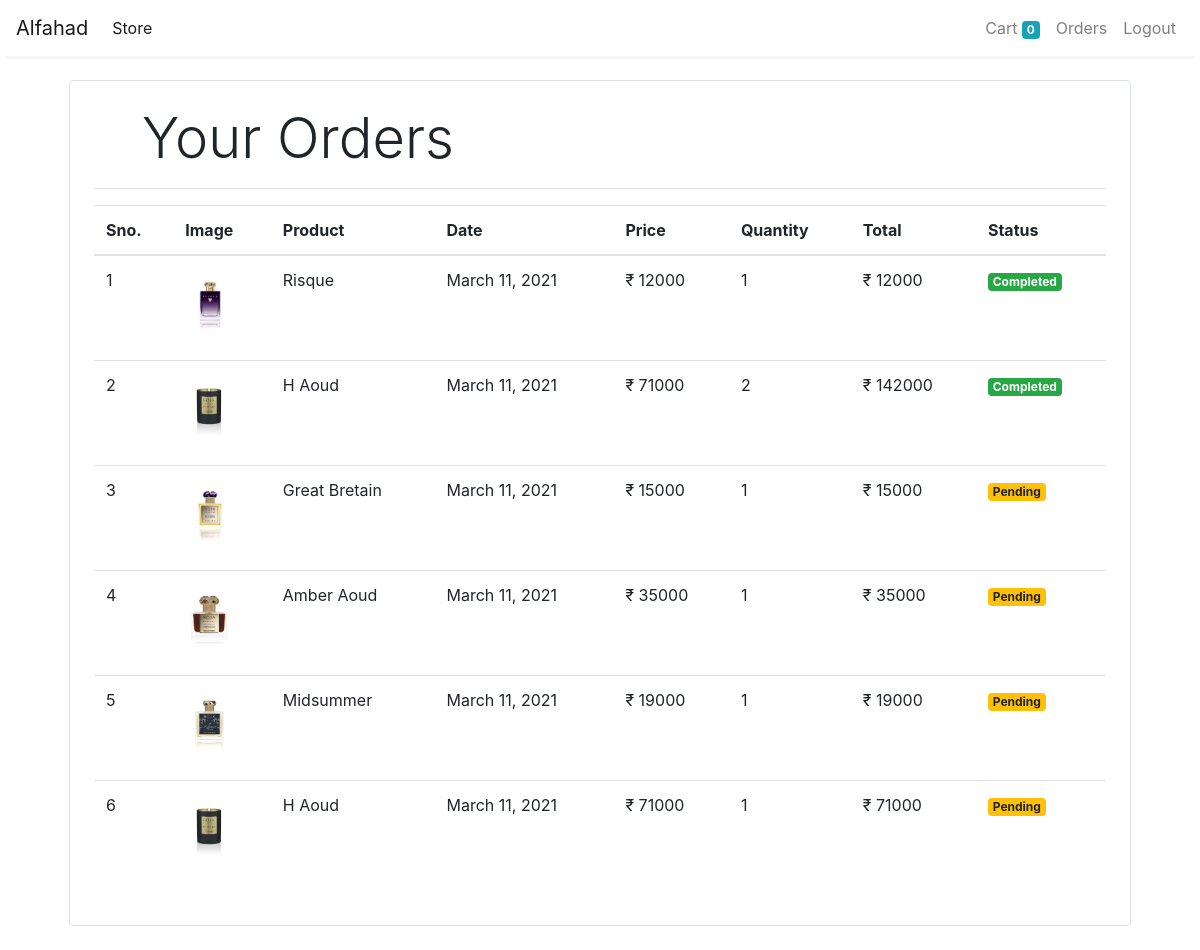
/orders (signed in), run on the app's committed database.
### store/models/orders.py (models this page shows, shortened)
class Order(models.Model):
    product = models.ForeignKey(Product,
                                on_delete=models.CASCADE)
    customer = models.ForeignKey(Customer,
                                 on_delete=models.CASCADE)
    quantity = models.IntegerField(default=1)
    price = models.IntegerField()
    address = models.CharField(max_length=50, default='', blank=True)
    phone = models.CharField(max_length=50, default='', blank=True)
    date = models.DateField(default=datetime.datetime.today)
    status = models.BooleanField(default=False)
    def __str__(self):
        return str(self.customer) +" purchased " + str(self.product.name)
    @staticmethod
    def get_orders_by_customer(customer_id):
        return Order.objects.filter(customer=customer_id).order_by('-date')

### store/models/product.py (models this page shows, shortened)
class Product(models.Model):
    name = models.CharField(max_length=50)
    price = models.IntegerField(default=0)
    category = models.ForeignKey(Category, on_delete=models.CASCADE, default=1)
    description = models.CharField(max_length=200, default='' , null=True , blank=True)
    image = models.ImageField(upload_to='uploads/products/')

### store/middlewares/auth.py (the view)
    def middleware(request):
        print(request.session.get('customer'))
        returnUrl = request.META['PATH_INFO']
        print(request.META['PATH_INFO'])
        if not request.session.get('customer'):
           return redirect(f'login?return_url={returnUrl}')
        response = get_response(request)
        return response

### store/models/customer.py (called while the page is built)
    def __str__(self):
        return self.first_name

### store/templatetags/custom_filter.py (called while the page is built)
@register.filter(name='currency')
def currency(number):
    return "₹ "+str(number)

@register.filter(name='multiply')
def multiply(number , number1):
    return number * number1

### store/views/orders.py (called while the page is built)
    def get(self , request ):
        customer = request.session.get('customer')
        orders = Order.get_orders_by_customer(customer)
        print(orders)
        return render(request , 'orders.html'  , {'orders' : orders})

### store/templates/orders.html
{% extends 'base.html' %}
{% block content %}
{% load cart %}
{% load custom_filter %}
<div class="container">
   <div class="border rounded p-4 m-4">
        <p class="display-4 pl-4 ml-4">Your Orders</p>
        <hr>
        <table class="table">
            <thead>
                <tr>
                    <th>Sno.</th>
                    <th>Image</th>
                    <th>Product</th>
                    <th>Date</th>
                    <th>Price</th>
                    <th>Quantity</th>
                    <th>Total</th>
                    <th>Status</th>
                </tr>
            </thead>
            <tbody>
                {% for order in orders %}
                <tr>
                    <td>{{forloop.counter}}</td>
                    <td><img style="height: 80px;" class="rounded-circle" src="{{order.product.image.url}}" alt=""></td>
                    <td>{{order.product.name}}</td>
                    <td>{{order.date}}</td>
                    <td>{{order.price|currency}}</td>
                    <td>{{order.quantity}}</td>
                    <td>{{order.quantity|multiply:order.price|currency}}</td>
                    {% if order.status %}
                    <td><small class="badge badge-success">Completed</small></td>
                    {%else%}
                    <td><small class="badge badge-warning">Pending</small></td>
                    {% endif %}
                </tr>
                {% endfor %}
            </tbody>
        </table>
   </div>
</div>
{% endblock %}

### store/templates/base.html (shortened to what this page needs)
<!doctype html>
<html lang="en">
<head>
  <link rel="stylesheet" href="https://maxcdn.bootstrapcdn.com/bootstrap/4.0.0/css/bootstrap.min.css"
>
</head>
<body>
  <nav class="one-edge-shadow
  sticky-top navbar
  navbar-expand-lg
   navbar-light bg-white">
    <a class="navbar-brand" href="/">Alfahad </a>
    <div class="collapse navbar-collapse" id="navbarSupportedContent">
      <ul class="navbar-nav mr-auto">
        <li class="nav-item active">
          <a class="nav-link" href="/store">Store <span class="sr-only">(current)</span></a>
        </li>
      </ul>
      <ul class=" navbar-nav my-2 my-lg-0">
        <li class="nav-item ">
          <a class="nav-link" href="/cart">Cart
            <span class="badge badge-info">{{request.session.cart.keys|length}}</span>
            <span class="sr-only">(current)</span></a>
        </li>
        {% if request.session.customer %}
        <li class="nav-item ">
          <a class="nav-link" href="/orders">Orders<span class="sr-only">(current)</span></a>
        </li>
        <li class="nav-item ">
          <a class="nav-link" href="/logout">Logout<span class="sr-only">(current)</span></a>
        </li>
        {% endif %}
      </ul>
    </div>
  </nav>
    {% block content %}{% endblock %}
</body>
</html>

### store/templates/base.html (style rules this page uses)
nav { background-color: white; }
.one-edge-shadow { box-shadow: 0 8px 2px -5px rgb(246, 245, 245); }

### data on the page
Order: product.image (picture), product.name "Risque", date "March 11, 2021", price "₹ 12000", quantity "1", quantity|multiply "₹ 12000", status "Completed"
Order: product.image (picture), product.name "H Aoud", date "March 11, 2021", price "₹ 71000", quantity "2", quantity|multiply "₹ 142000", status "Completed"
Order: product.image (picture), product.name "Great Bretain", date "March 11, 2021", price "₹ 15000", quantity "1", quantity|multiply "₹ 15000", status "Pending"
Order: product.image (picture), product.name "Amber Aoud", date "March 11, 2021", price "₹ 35000", quantity "1", quantity|multiply "₹ 35000", status "Pending"
Order: product.image (picture), product.name "Midsummer", date "March 11, 2021", price "₹ 19000", quantity "1", quantity|multiply "₹ 19000", status "Pending"
Order: product.image (picture), product.name "H Aoud", date "March 11, 2021", price "₹ 71000", quantity "1", quantity|multiply "₹ 71000", status "Pending"

### other printed values
{{ request.session.cart.keys|length }} "0"
